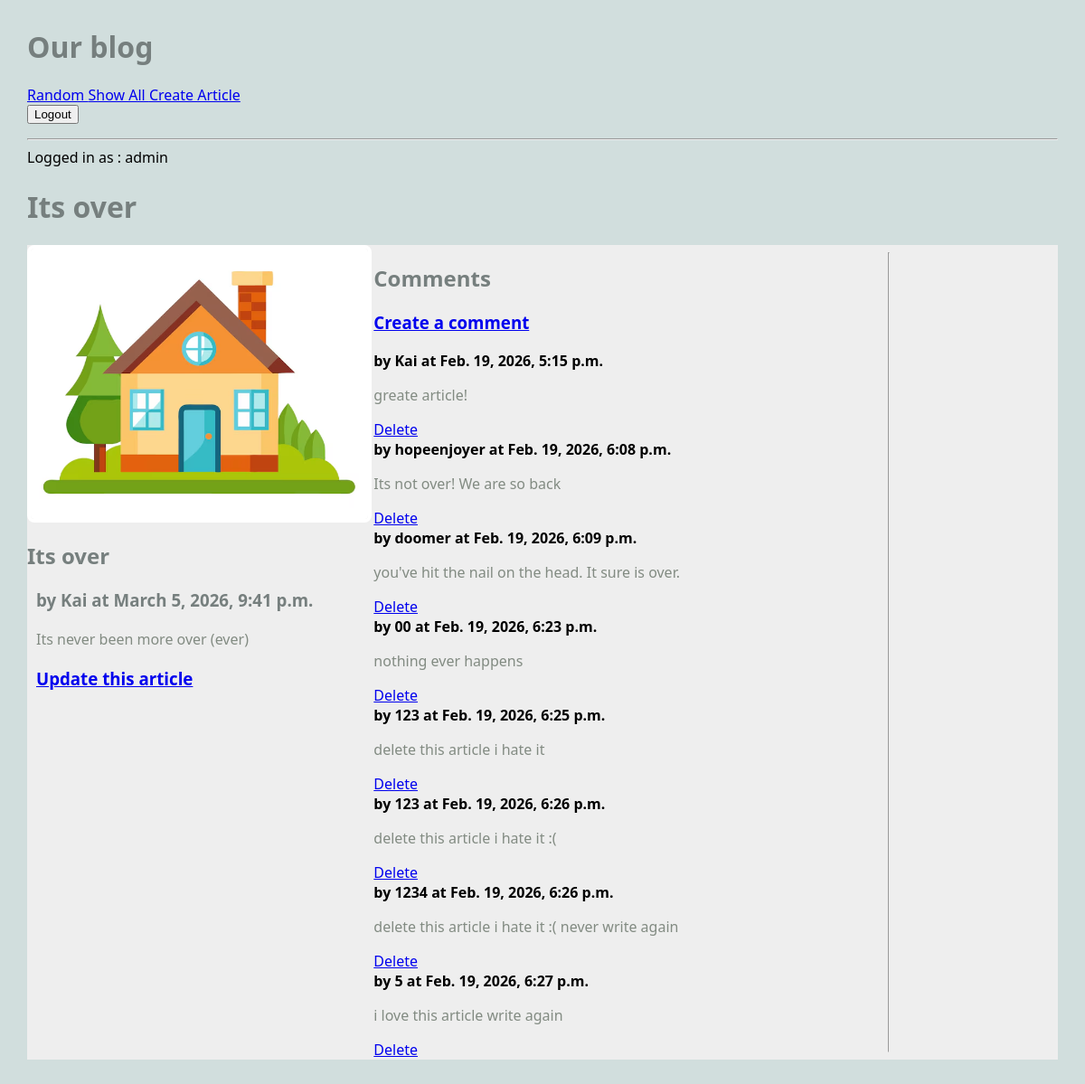
Screenshot of /blog/article/3 (signed in) with the database file from the repository.
### blog/models.py (models this page shows, shortened)
class Article(models.Model):
    title = models.TextField(blank=True)
    author = models.TextField(blank=True)
    text = models.TextField(blank=True)
    published = models.DateTimeField(auto_now=True)
    image_file = models.ImageField(blank=True)
    user = models.ForeignKey(User, on_delete=models.CASCADE, null=True, blank=True)
    def get_all_comments(self):
        comments = Comment.objects.filter(article=self)
        return comments

class Comment(models.Model):
    article = models.ForeignKey(Article, on_delete=models.CASCADE)
    author = models.TextField(blank=True)
    text = models.TextField(blank=True)
    published = models.DateTimeField(auto_now=True)

### blog/views.py (the view)
# urls.py: path('article/<int:pk>', ArticleView.as_view(), name='article' ),
class ArticleView(DetailView):
    model = Article
    template_name = "blog/article.html"
    context_object_name = 'article'

### blog/templates/blog/article.html
{% extends 'blog/base.html' %} {% block content%}
<h1>{{ article.title }}</h1>
<main class="grid-container">
  <article>
    {% if article.image_file %}
    <img src="{{article.image_file.url}}" alt="" />
    {% endif %}
    <div>
      <h2>{{ article.title }}</h2>
      <h3>by {{ article.author }} at {{ article.published }}</h3>
      <p>{{ article.text }}</p>
    </div>
    <h3>
      <a href="{% url 'update_article' article.pk %}">Update this article</a>
    </h3>
  </article>
  <div>
    <h2>Comments</h2>
    <h3>
      <a href="{% url 'create_comment' article.pk %}">Create a comment</a>
    </h3>
    {% for comment in article.get_all_comments %}
    <div>
      <strong> by {{ comment.author }} at {{ comment.published }}</strong>
      <p>{{ comment.text }}</p>
      <a href="{% url 'delete_comment' comment.pk %}">Delete</a>
    </div>
    {% endfor %}
  </div>
  <hr />
</main>
{% endblock %}

### blog/templates/blog/base.html (shortened to what this page needs)
{% load static %}
<html>
  <head>
    <link rel="stylesheet" href="{%static 'styles-blog.css' %}" />
  </head>
  <body>
    <head>
      <h1>Our blog</h1>
      <nav>
        <ul>
          <li><a href="{% url 'random' %}"> Random </a></li>
          <li><a href="{% url 'blog-showAll' %}"> Show All </a></li>
          {% if request.user.is_authenticated %}
          <li><a href="{% url 'create_article' %}"> Create Article </a></li>
          <li>
            <form method="post" action="{% url 'logout' %}">
              <button type="submit">Logout</button>
            </form>
          </li>
          {% else %}
          <li><a href="{% url 'login' %}"> Login</a></li>
          {% endif %}
        </ul>
        <hr />
        {% if request.user.is_authenticated %} Logged in as : {{request.user}}
        {% else %} Not logged in {% endif %}
      </nav>
    </head>
    {% block content %} {% endblock %}
  </body>
  <html></html>
</html>

### static/styles-blog.css (style rules this page uses)
body { margin: 30px; background: #d1dedd; font-family:'Segoe UI', Tahoma, Geneva, Verdana, sans-serif; }
ul, li { padding: 0px; list-style-type: none; }
h1, h2, h3 { color: #767f7e; }
p { color: #828b82; }
.grid-container { background: #eee; max-width: 900px; display: grid; grid-template-columns: repeat(3, 1fr); grid-gap: 10px; max-width: 1200px; margin: 20px auto; }
article img, article.featured img { width: 100%; border: 4px solid #fff; border-radius: 8px; }
article p, article h3 { margin: 20px 10px; }
nav li { display: inline; }

### rows the page displays
Article: title "Its over", image_file (picture), author "Kai", published "March 5, 2026, 9:41 p.m.", text "Its never been more over (ever)"
Comment: author "Kai", published "Feb. 19, 2026, 5:15 p.m.", text "greate article!"
Comment: author "hopeenjoyer", published "Feb. 19, 2026, 6:08 p.m.", text "Its not over! We are so back"
Comment: author "doomer", published "Feb. 19, 2026, 6:09 p.m.", text "you've hit the nail on the head. It sure is over."
Comment: author "00", published "Feb. 19, 2026, 6:23 p.m.", text "nothing ever happens"
Comment: author "123", published "Feb. 19, 2026, 6:25 p.m.", text "delete this article i hate it"
Comment: author "123", published "Feb. 19, 2026, 6:26 p.m.", text "delete this article i hate it :("
Comment: author "1234", published "Feb. 19, 2026, 6:26 p.m.", text "delete this article i hate it :( never write again"
Comment: author "5", published "Feb. 19, 2026, 6:27 p.m.", text "i love this article write again"

### other values shown
{{ request.user }} "admin"
